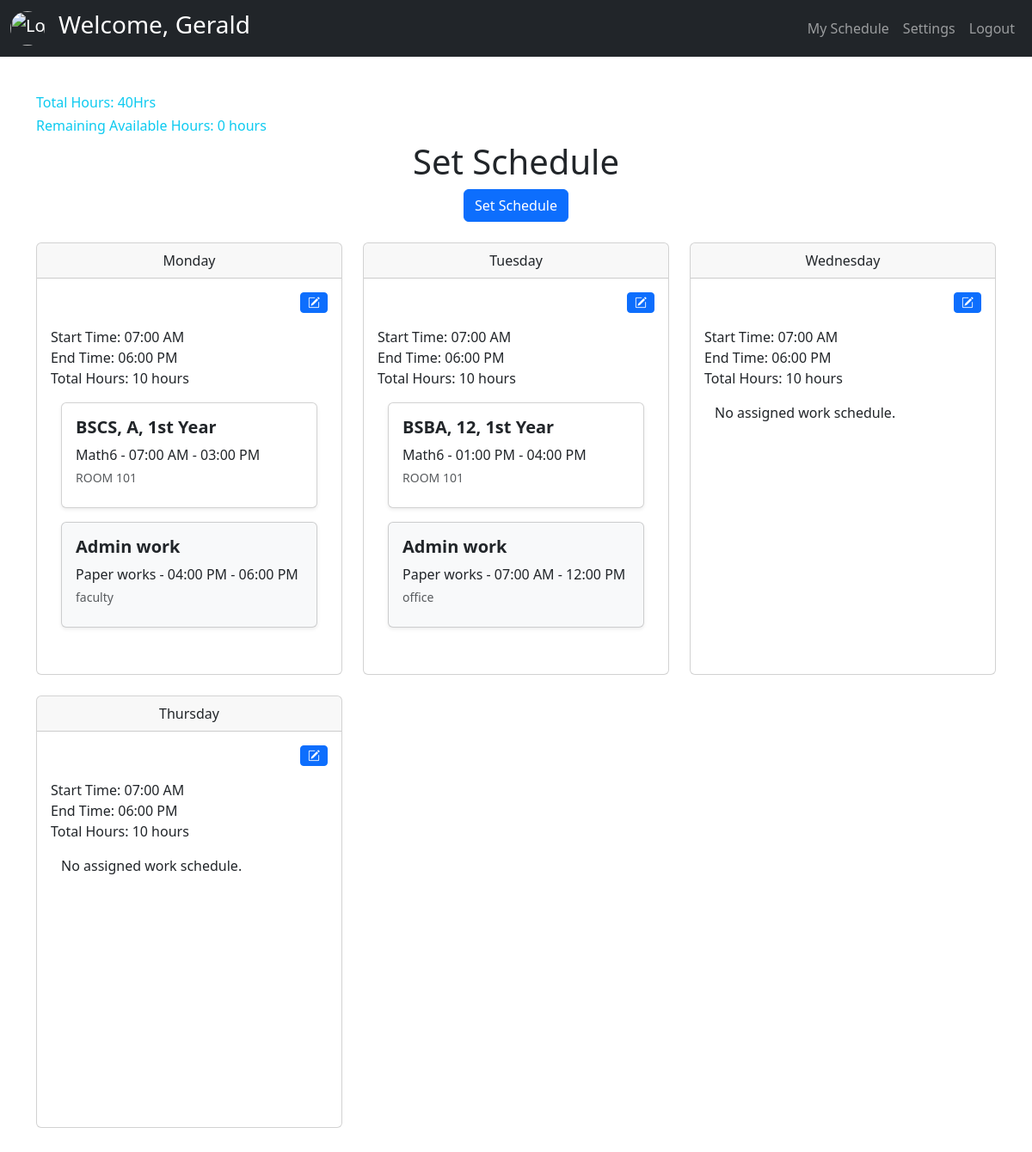
The app's page /teacher/index.php (signed in) with its own data.
### tables this page shows
CREATE TABLE `tblfacultymember` (
  `teacher_id` int(11) NOT NULL,
  `ID_code` varchar(60) NOT NULL,
  `fname` varchar(60) NOT NULL,
  `mname` varchar(60) NOT NULL,
  `lname` varchar(60) NOT NULL,
  `designation` varchar(60) NOT NULL,
  `totalweekly_hrs` varchar(60) DEFAULT NULL,
  `Password` varchar(60) DEFAULT NULL,
  `teacher_status` int(11) NOT NULL DEFAULT 1 COMMENT '0=archive,1=active'
);

CREATE TABLE `tblschedule` (
  `sched_id` int(11) NOT NULL,
  `sched_teacher_id` int(11) NOT NULL,
  `sched_day` varchar(60) NOT NULL,
  `sched_start_Hrs` time NOT NULL,
  `sched_end_Hrs` time NOT NULL,
  `sched_status` varchar(60) NOT NULL DEFAULT 'normal',
  `sched_date_added` timestamp NOT NULL DEFAULT current_timestamp() ON UPDATE current_timestamp()
);

CREATE TABLE `tblworkschedule` (
  `ws_id` int(11) NOT NULL,
  `ws_schedule_id` int(11) NOT NULL,
  `ws_sectionId` int(11) NOT NULL,
  `ws_roomCode` varchar(60) NOT NULL,
  `ws_CurriculumID` int(11) NOT NULL,
  `ws_subtStartTimeAssign` time NOT NULL,
  `ws_subtEndTimeAssign` time NOT NULL,
  `ws_typeOfWork` varchar(60) NOT NULL,
  `ws_ol_request_status` varchar(60) DEFAULT NULL,
  `ws_status` varchar(60) NOT NULL DEFAULT 'regular_work'
);

CREATE TABLE `tblsection` (
  `sectionId` int(11) NOT NULL,
  `course` varchar(60) NOT NULL,
  `year_level` varchar(60) NOT NULL,
  `section` varchar(60) NOT NULL,
  `section_status` int(11) NOT NULL DEFAULT 1 COMMENT '0=archive, 1=exist'
);

CREATE TABLE `tblcurriculum` (
  `subject_id` int(11) NOT NULL,
  `subject_code` varchar(60) NOT NULL,
  `subject_name` varchar(60) NOT NULL,
  `lab_num` int(11) NOT NULL,
  `lec_num` int(11) NOT NULL,
  `hours` int(11) NOT NULL,
  `semester` int(11) NOT NULL,
  `designated_year_level` int(11) NOT NULL,
  `subject_status` int(11) NOT NULL DEFAULT 1 COMMENT '0=archive,1=exist',
  `subject_sy` varchar(60) NOT NULL,
  `subject_date_added` timestamp NOT NULL DEFAULT current_timestamp() ON UPDATE current_timestamp()
);

CREATE TABLE `tblotherworkschedule` (
  `ows_id` int(11) NOT NULL,
  `ows_schedule_id` int(11) NOT NULL,
  `ows_location` text NOT NULL,
  `ows_work_description` text NOT NULL,
  `ows_subtStartTimeAssign` time NOT NULL,
  `ows_subtEndTimeAssign` time NOT NULL,
  `ows_typeOfWork` varchar(60) NOT NULL
);

### teacher/index.php (the view, shortened to what the rows shown need)
<?php
include "components/header.php";
?>
<div class="container my-4">
    <?php
    if($teacher['totalweekly_hrs']){
    echo "<h6 class='text-info'>Total Hours: " . $teacher['totalweekly_hrs'] . "Hrs</h6>";
   }
   if($remainingHours){
    echo "<h6 class='text-info'>Remaining Available Hours: " . $remainingHours . "</h6>";
   }
    if(!$teacher['totalweekly_hrs']){ ?>
        <div class="row mb-4">
                <div class="col-12 text-center">
                    <h1>Choose Weekly Hours</h1>
                        <form id="frmChooseWeeklyHrs">
                                <input type="hidden" id="teacher_id" name="teacher_id" value="<?= $teacher['teacher_id']; ?>" required>
                            <div class="form-check form-check-inline">
                                <input class="form-check-input" type="radio" name="weeklyHours" id="hours30" value="30">
                                <label class="form-check-label" for="hours30">30 hrs weekly</label>
                            </div>
                            <div class="form-check form-check-inline">
                                <input class="form-check-input" type="radio" name="weeklyHours" id="hours40" value="40">
                                <label class="form-check-label" for="hours40">40 hrs weekly</label>
                            </div>
                            <div class="mt-4">
                                <button type="submit" id="btnSaveSchedule" class="btn btn-primary">
                                    <span class="btnSpinner spinner-border spinner-border-sm" style="display:none;" role="status" aria-hidden="true"></span>
                                    Save
                                </button>
                            </div>
                        </form>
                </div>
            </div>
    <?php }else{?>
    <div class="row">
        <div class="col-12 text-center">
            <h1>Set Schedule</h1>
        </div>
    </div>
    <div class="row mt-4">
        <?php
        $fetch_schedule = $db->fetch_schedule($teacher['teacher_id']);
        $daysOfWeek = ['monday', 'tuesday', 'wednesday', 'thursday', 'friday', 'saturday', 'sunday'];
        if (!empty($fetch_schedule)) {
            foreach ($daysOfWeek as $day):
                $scheduleForDay = null;
                foreach ($fetch_schedule as $schedule):
                    if (strtolower($schedule['sched_day']) == $day) {
                        $scheduleForDay = $schedule;
                        break;
                    }
                endforeach;
                if ($scheduleForDay):
        ?>
            <div class="col-md-4 mb-4">
                <div class="card" >
                    <div class="card-header text-center" >
                        <?php echo ucfirst($day); ?>
                    </div>
                    <div class="card-body">
                    <div class="d-flex justify-content-end">
        <button
            class="btn btn-primary btn-sm update-schedule-btn mb-3"
            data-bs-toggle="modal"
            data-bs-target="#updateScheduleModal"
            data-day="<?php echo $day; ?>"
            data-start="<?php echo $scheduleForDay['sched_start_Hrs']; ?>"
            data-end="<?php echo $scheduleForDay['sched_end_Hrs']; ?>"
            data-sched_id="<?php echo $scheduleForDay['sched_id']; ?>"
        >
            <i class="bi bi-pencil-square"></i>
        </button>
    </div>
                        <p id="schedule-<?php echo $day; ?>">
                        <?php
$startTime = date('h:i A', strtotime($scheduleForDay['sched_start_Hrs']));
$endTime = date('h:i A', strtotime($scheduleForDay['sched_end_Hrs']));
$start = strtotime($scheduleForDay['sched_start_Hrs']);
$end = strtotime($scheduleForDay['sched_end_Hrs']);
$breakStart = strtotime("12:00:00");
$breakEnd = strtotime("13:00:00");
$diff = $end - $start;
if ($start < $breakEnd && $end > $breakStart) {
    $diff -= 3600;
}
$hours = floor($diff / 3600);
$minutes = floor(($diff % 3600) / 60);
echo "Start Time: " . $startTime . "<br>End Time: " . $endTime . "<br>";
if ($minutes > 0) {
    echo "Total Hours: " . $hours . " hours " . $minutes . " minutes";
} else {
    echo "Total Hours: " . $hours . " hours";
}
?>
                        </p>
                        <div class="container" style="height:300px; max-height: 300px; overflow-y: auto;">
                            <?php
                                include "backend/end-points/schedule_list.php";
                                ?>
                            </div>
                    </div>
                </div>
            </div>
        <?php
                endif;
            endforeach;
        } else {
            echo '<div class="col-12 text-center">';
            echo '<p class="text-muted">No schedules set found.</p>';
            echo '</div>';
        }
        ?>
    </div>
<?php } ?>
</div>
<?php
include "components/footer.php";
?>

### teacher/components/header.php (shortened to what the rows shown need)
<?php
include('backend/class.php');
$db = new global_class();
$teacherDetails = $db->fetch_teacher_detail($_SESSION['teacher_id']);
$teacher = $teacherDetails->fetch_assoc();
$remainingHours = $db->GetAvailableHours($_SESSION['teacher_id']);
?>
<head>
  <link href="https://cdn.jsdelivr.net/npm/bootstrap@5.3.3/dist/css/bootstrap.min.css" rel="stylesheet">
  <link rel="stylesheet" href="https://cdn.jsdelivr.net/npm/sweetalert2@11/dist/sweetalert2.min.css">
  <link rel="stylesheet" href="https://cdnjs.cloudflare.com/ajax/libs/AlertifyJS/1.13.1/css/alertify.css" />
  <link rel="stylesheet" href="css/header.css">
</head>
<body>
  <?php include "../function/PageLoader.php";?>
  <nav class="navbar navbar-expand-lg navbar-dark bg-dark">
    <div class="container-fluid">
      <a class="navbar-brand" href="#">
      <img src="https://encrypted-tbn0.gstatic.com/images?q=tbn:ANd9GcSiQc01tubeOKno4VlBcUlZ-OEjad8ChfAYOw&s" alt="Logo" class="rounded-circle" style="width: 40px; height: 40px; object-fit: cover;">
    </a>
    <h3 class="text-white">Welcome, <?=ucfirst($teacher['fname']);?></h3>
      <div class="collapse navbar-collapse" id="navbarNav">
        <ul class="navbar-nav ms-auto">
        </ul>
      </div>
    </div>
  </nav>
  <div class="content">

### teacher/backend/end-points/schedule_list.php (shortened to what the rows shown need)
<?php
                               $fetch_workschedule = $db->fetch_workschedule($scheduleForDay['sched_id']);
                                if (!empty($fetch_workschedule)) {
                                    $has_assigned_work = false;
                                    foreach ($fetch_workschedule as $workschedule):
                                        if ($workschedule['ws_id']) {
                                            $has_assigned_work = true;
                                            $start_time = date('h:i A', strtotime($workschedule['ws_subtStartTimeAssign']));
                                            $end_time = date('h:i A', strtotime($workschedule['ws_subtEndTimeAssign']));
                                ?>
                                           <div class="card shadow-sm mb-3 ">
                                                <div class="card-body">
                                                    <div class="d-flex justify-content-between align-items-center">
                                                        <h5 class="card-title mb-2">
                                                            <strong><?= $workschedule['course'] ?>, <?= $workschedule['section'] ?>, <?= $workschedule['year_level'] ?></strong>
                                                        </h5>
                                                    </div>
                                                    <p class="card-text mb-1"><?= ucfirst($workschedule['subject_name']) ?> - <?= $start_time ?> - <?= $end_time ?></p>
                                                    <small class="text-muted d-block mb-2"><?= $workschedule['ws_roomCode'] ?></small>
                                                </div>
                                            </div>
                                <?php }
                                    endforeach;
                                    if (!$has_assigned_work) {
                                        echo '<p>No assigned work schedule.</p>';
                                    }
                                } else {
                                    echo '<p>No work schedule assigned.</p>';
                                }
                                $fetch_workschedule = $db->fetch_workscheduleOther($scheduleForDay['sched_id']);
                                if (!empty($fetch_workschedule)) {
                                    foreach ($fetch_workschedule as $workschedule):
                                        if ($workschedule['ows_id']) {
                                            $start_time = date('h:i A', strtotime($workschedule['ows_subtStartTimeAssign']));
                                            $end_time = date('h:i A', strtotime($workschedule['ows_subtEndTimeAssign']));
                                ?>
                                           <div class="card shadow-sm mb-3 bg-light">
                                                <div class="card-body">
                                                    <div class="d-flex justify-content-between align-items-center">
                                                        <h5 class="card-title mb-2">
                                                            <strong><?= ucfirst($workschedule['ows_typeOfWork'])?></strong>
                                                        </h5>
                                                    </div>
                                                    <p class="card-text mb-1"><?= ucfirst($workschedule['ows_work_description']) ?> - <?= $start_time ?> - <?= $end_time ?></p>
                                                    <small class="text-muted d-block mb-2"><?= $workschedule['ows_location'] ?></small>
                                                </div>
                                            </div>
                                <?php }
                                    endforeach;
                                } else {
                                    echo '<p>No work schedule assigned.</p>';
                                }
                                ?>

### records on screen
tblfacultymember: fname "Gerald", totalweekly_hrs "40", totalweekly_hrs "0 hours"
tblschedule: day "Monday", sched_start_Hrs "07:00 AM", sched_end_Hrs "06:00 PM", hours "10"
tblworkschedule: ws_sectionId.course "BSCS", ws_sectionId.section "A", ws_sectionId.year_level "1st Year", ws_CurriculumID.subject_name "Math6", ws_subtStartTimeAssign "07:00 AM", ws_subtEndTimeAssign "03:00 PM", ws_roomCode "ROOM 101"
tblotherworkschedule: ows_typeOfWork "Admin work", ows_work_description "Paper works", ows_subtStartTimeAssign "04:00 PM", ows_subtEndTimeAssign "06:00 PM", ows_location "faculty"
tblschedule: day "Tuesday", sched_start_Hrs "07:00 AM", sched_end_Hrs "06:00 PM", hours "10"
tblworkschedule: ws_sectionId.course "BSBA", ws_sectionId.section "12", ws_sectionId.year_level "1st Year", ws_CurriculumID.subject_name "Math6", ws_subtStartTimeAssign "01:00 PM", ws_subtEndTimeAssign "04:00 PM", ws_roomCode "ROOM 101"
tblotherworkschedule: ows_typeOfWork "Admin work", ows_work_description "Paper works", ows_subtStartTimeAssign "07:00 AM", ows_subtEndTimeAssign "12:00 PM", ows_location "office"
tblschedule: day "Wednesday", sched_start_Hrs "07:00 AM", sched_end_Hrs "06:00 PM", hours "10", shows "No assigned work schedule."
tblschedule: day "Thursday", sched_start_Hrs "07:00 AM", sched_end_Hrs "06:00 PM", hours "10", shows "No assigned work schedule."
